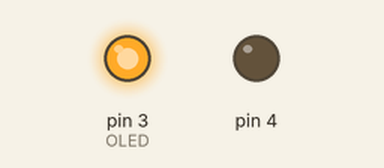
The sketch below on a simulated Arduino Uno, built with avr-gcc and run on an emulated ATmega328P. Shown: output pins drawn as LEDs (lit = HIGH).

Above: at 0.5 s.
At 5.0 s:
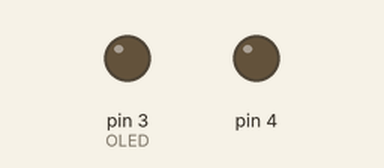
Timing chart, 0 to 6.9 s (numbered marks = the images above):
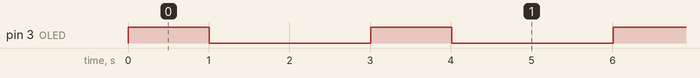

The sketch:

test.ino
```cpp
#define OLED 3


void setup()
{
	pinMode(OLED, OUTPUT);
	pinMode(4, OUTPUT);
	digitalWrite(OLED, LOW);
}

void loop()
{
	digitalWrite(3, HIGH);
	my_delay(1000);
	digitalWrite(3, LOW);
	delay(2000);

}


void my_delay(int time)
{
	int i = 0;
	while(i < time)
	{
		delay(1);
		i++;
	}
}
```

Measured:
- by itself, pin 3 (OLED): alternates HIGH for 1.0 s and LOW for 2.0 s
